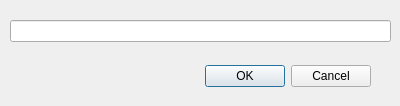
<?xml version="1.0" encoding="UTF-8"?>
<ui version="4.0">
 <class>NameDialog</class>
 <widget class="QDialog" name="NameDialog">
  <property name="geometry">
   <rect>
    <x>0</x>
    <y>0</y>
    <width>400</width>
    <height>106</height>
   </rect>
  </property>
  <property name="windowTitle">
   <string>Dialog</string>
  </property>
  <widget class="QDialogButtonBox" name="buttonBox">
   <property name="geometry">
    <rect>
     <x>30</x>
     <y>60</y>
     <width>341</width>
     <height>32</height>
    </rect>
   </property>
   <property name="orientation">
    <enum>Qt::Horizontal</enum>
   </property>
   <property name="standardButtons">
    <set>QDialogButtonBox::Cancel|QDialogButtonBox::Ok</set>
   </property>
  </widget>
  <widget class="QLineEdit" name="nameEdit">
   <property name="geometry">
    <rect>
     <x>10</x>
     <y>20</y>
     <width>381</width>
     <height>22</height>
    </rect>
   </property>
  </widget>
 </widget>
 <resources/>
 <connections>
  <connection>
   <sender>buttonBox</sender>
   <signal>accepted()</signal>
   <receiver>NameDialog</receiver>
   <slot>accept()</slot>
   <hints>
    <hint type="sourcelabel">
     <x>248</x>
     <y>254</y>
    </hint>
    <hint type="destinationlabel">
     <x>157</x>
     <y>274</y>
    </hint>
   </hints>
  </connection>
  <connection>
   <sender>buttonBox</sender>
   <signal>rejected()</signal>
   <receiver>NameDialog</receiver>
   <slot>reject()</slot>
   <hints>
    <hint type="sourcelabel">
     <x>316</x>
     <y>260</y>
    </hint>
    <hint type="destinationlabel">
     <x>286</x>
     <y>274</y>
    </hint>
   </hints>
  </connection>
 </connections>
</ui>
